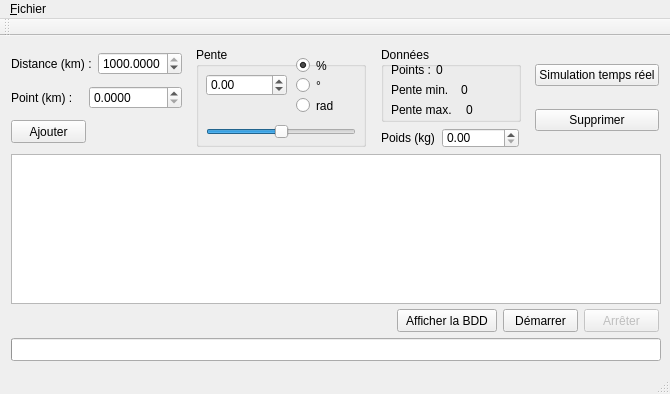
<?xml version="1.0" encoding="UTF-8"?>
<ui version="4.0">
 <class>MainWindow</class>
 <widget class="QMainWindow" name="MainWindow">
  <property name="geometry">
   <rect>
    <x>0</x>
    <y>0</y>
    <width>670</width>
    <height>394</height>
   </rect>
  </property>
  <property name="minimumSize">
   <size>
    <width>670</width>
    <height>394</height>
   </size>
  </property>
  <property name="windowTitle">
   <string>MAJENI - Kart Simulator</string>
  </property>
  <widget class="QWidget" name="centralWidget">
   <layout class="QGridLayout" name="gridLayout">
    <item row="0" column="0">
     <layout class="QHBoxLayout" name="horizontalLayout_4">
      <item>
       <layout class="QVBoxLayout" name="verticalLayout">
        <item>
         <layout class="QHBoxLayout" name="horizontalLayout_2">
          <item>
           <widget class="QLabel" name="distance_label">
            <property name="text">
             <string>Distance (km) :</string>
            </property>
            <property name="buddy">
             <cstring>distance</cstring>
            </property>
           </widget>
          </item>
          <item>
           <widget class="QDoubleSpinBox" name="distance">
            <property name="decimals">
             <number>4</number>
            </property>
            <property name="maximum">
             <double>1000.000000000000000</double>
            </property>
            <property name="value">
             <double>1000.000000000000000</double>
            </property>
           </widget>
          </item>
         </layout>
        </item>
        <item>
         <layout class="QHBoxLayout" name="horizontalLayout_3">
          <item>
           <widget class="QLabel" name="point_label">
            <property name="minimumSize">
             <size>
              <width>72</width>
              <height>0</height>
             </size>
            </property>
            <property name="maximumSize">
             <size>
              <width>72</width>
              <height>16777215</height>
             </size>
            </property>
            <property name="text">
             <string>Point (km) :</string>
            </property>
            <property name="buddy">
             <cstring>point</cstring>
            </property>
           </widget>
          </item>
          <item>
           <widget class="QDoubleSpinBox" name="point">
            <property name="decimals">
             <number>4</number>
            </property>
            <property name="maximum">
             <double>1000.000000000000000</double>
            </property>
            <property name="value">
             <double>0.000000000000000</double>
            </property>
           </widget>
          </item>
         </layout>
        </item>
        <item>
         <widget class="QPushButton" name="add_point">
          <property name="minimumSize">
           <size>
            <width>75</width>
            <height>23</height>
           </size>
          </property>
          <property name="maximumSize">
           <size>
            <width>75</width>
            <height>23</height>
           </size>
          </property>
          <property name="text">
           <string>Ajouter</string>
          </property>
         </widget>
        </item>
       </layout>
      </item>
      <item>
       <spacer name="horizontalSpacer">
        <property name="orientation">
         <enum>Qt::Horizontal</enum>
        </property>
        <property name="sizeHint" stdset="0">
         <size>
          <width>40</width>
          <height>20</height>
         </size>
        </property>
       </spacer>
      </item>
      <item>
       <widget class="QGroupBox" name="groupBox">
        <property name="minimumSize">
         <size>
          <width>170</width>
          <height>100</height>
         </size>
        </property>
        <property name="maximumSize">
         <size>
          <width>170</width>
          <height>100</height>
         </size>
        </property>
        <property name="title">
         <string>Pente</string>
        </property>
        <widget class="QSlider" name="gradient_slide">
         <property name="geometry">
          <rect>
           <x>10</x>
           <y>75</y>
           <width>150</width>
           <height>20</height>
          </rect>
         </property>
         <property name="minimum">
          <number>-1000000</number>
         </property>
         <property name="maximum">
          <number>1000000</number>
         </property>
         <property name="orientation">
          <enum>Qt::Horizontal</enum>
         </property>
         <property name="invertedAppearance">
          <bool>false</bool>
         </property>
         <property name="invertedControls">
          <bool>false</bool>
         </property>
         <property name="tickPosition">
          <enum>QSlider::NoTicks</enum>
         </property>
         <property name="tickInterval">
          <number>10</number>
         </property>
        </widget>
        <widget class="QDoubleSpinBox" name="gradient_spin_box">
         <property name="geometry">
          <rect>
           <x>10</x>
           <y>27</y>
           <width>81</width>
           <height>22</height>
          </rect>
         </property>
         <property name="correctionMode">
          <enum>QAbstractSpinBox::CorrectToNearestValue</enum>
         </property>
         <property name="minimum">
          <double>-10000.000000000000000</double>
         </property>
         <property name="maximum">
          <double>10000.000000000000000</double>
         </property>
         <property name="value">
          <double>0.000000000000000</double>
         </property>
        </widget>
        <widget class="QRadioButton" name="gradient_degrees">
         <property name="geometry">
          <rect>
           <x>100</x>
           <y>30</y>
           <width>41</width>
           <height>17</height>
          </rect>
         </property>
         <property name="text">
          <string>°</string>
         </property>
         <property name="checked">
          <bool>false</bool>
         </property>
        </widget>
        <widget class="QRadioButton" name="gradient_radian">
         <property name="geometry">
          <rect>
           <x>100</x>
           <y>50</y>
           <width>41</width>
           <height>17</height>
          </rect>
         </property>
         <property name="text">
          <string>rad</string>
         </property>
         <property name="checked">
          <bool>false</bool>
         </property>
        </widget>
        <widget class="QRadioButton" name="gradient_pourcent">
         <property name="geometry">
          <rect>
           <x>100</x>
           <y>10</y>
           <width>41</width>
           <height>17</height>
          </rect>
         </property>
         <property name="text">
          <string>%</string>
         </property>
         <property name="checked">
          <bool>true</bool>
         </property>
        </widget>
       </widget>
      </item>
      <item>
       <spacer name="horizontalSpacer_2">
        <property name="orientation">
         <enum>Qt::Horizontal</enum>
        </property>
        <property name="sizeHint" stdset="0">
         <size>
          <width>40</width>
          <height>20</height>
         </size>
        </property>
       </spacer>
      </item>
      <item>
       <layout class="QVBoxLayout" name="verticalLayout_3">
        <item>
         <widget class="QGroupBox" name="groupBox_3">
          <property name="sizePolicy">
           <sizepolicy hsizetype="Expanding" vsizetype="Preferred">
            <horstretch>0</horstretch>
            <verstretch>0</verstretch>
           </sizepolicy>
          </property>
          <property name="minimumSize">
           <size>
            <width>140</width>
            <height>75</height>
           </size>
          </property>
          <property name="maximumSize">
           <size>
            <width>140</width>
            <height>75</height>
           </size>
          </property>
          <property name="title">
           <string>Données</string>
          </property>
          <widget class="QLabel" name="points_label">
           <property name="geometry">
            <rect>
             <x>10</x>
             <y>15</y>
             <width>41</width>
             <height>16</height>
            </rect>
           </property>
           <property name="text">
            <string>Points :</string>
           </property>
          </widget>
          <widget class="QLabel" name="points">
           <property name="geometry">
            <rect>
             <x>55</x>
             <y>15</y>
             <width>81</width>
             <height>16</height>
            </rect>
           </property>
           <property name="text">
            <string>0</string>
           </property>
          </widget>
          <widget class="QLabel" name="gradient_min_label">
           <property name="geometry">
            <rect>
             <x>10</x>
             <y>35</y>
             <width>61</width>
             <height>16</height>
            </rect>
           </property>
           <property name="text">
            <string>Pente min. :</string>
           </property>
          </widget>
          <widget class="QLabel" name="gradient_max_label">
           <property name="geometry">
            <rect>
             <x>10</x>
             <y>55</y>
             <width>61</width>
             <height>16</height>
            </rect>
           </property>
           <property name="text">
            <string>Pente max. :</string>
           </property>
          </widget>
          <widget class="QLabel" name="gradient_min">
           <property name="geometry">
            <rect>
             <x>80</x>
             <y>35</y>
             <width>41</width>
             <height>16</height>
            </rect>
           </property>
           <property name="text">
            <string>0</string>
           </property>
          </widget>
          <widget class="QLabel" name="gradient_max">
           <property name="geometry">
            <rect>
             <x>85</x>
             <y>55</y>
             <width>41</width>
             <height>16</height>
            </rect>
           </property>
           <property name="text">
            <string>0</string>
           </property>
          </widget>
         </widget>
        </item>
        <item>
         <layout class="QHBoxLayout" name="horizontalLayout">
          <item>
           <widget class="QLabel" name="weight">
            <property name="minimumSize">
             <size>
              <width>55</width>
              <height>20</height>
             </size>
            </property>
            <property name="maximumSize">
             <size>
              <width>55</width>
              <height>20</height>
             </size>
            </property>
            <property name="text">
             <string>Poids (kg) :</string>
            </property>
            <property name="buddy">
             <cstring>weight_value</cstring>
            </property>
           </widget>
          </item>
          <item>
           <widget class="QDoubleSpinBox" name="weight_value">
            <property name="minimumSize">
             <size>
              <width>77</width>
              <height>20</height>
             </size>
            </property>
            <property name="maximumSize">
             <size>
              <width>77</width>
              <height>20</height>
             </size>
            </property>
            <property name="maximum">
             <double>150000.000000000000000</double>
            </property>
            <property name="value">
             <double>0.000000000000000</double>
            </property>
           </widget>
          </item>
         </layout>
        </item>
       </layout>
      </item>
      <item>
       <spacer name="horizontalSpacer_3">
        <property name="orientation">
         <enum>Qt::Horizontal</enum>
        </property>
        <property name="sizeHint" stdset="0">
         <size>
          <width>40</width>
          <height>20</height>
         </size>
        </property>
       </spacer>
      </item>
      <item>
       <layout class="QVBoxLayout" name="verticalLayout_2">
        <item>
         <widget class="QPushButton" name="simulation">
          <property name="text">
           <string>Simulation temps réel</string>
          </property>
         </widget>
        </item>
        <item>
         <widget class="QPushButton" name="erase_point">
          <property name="text">
           <string>Supprimer</string>
          </property>
         </widget>
        </item>
       </layout>
      </item>
     </layout>
    </item>
    <item row="1" column="0">
     <widget class="QTableWidget" name="measures">
      <property name="minimumSize">
       <size>
        <width>650</width>
        <height>150</height>
       </size>
      </property>
      <property name="alternatingRowColors">
       <bool>false</bool>
      </property>
      <property name="selectionMode">
       <enum>QAbstractItemView::MultiSelection</enum>
      </property>
      <property name="columnCount">
       <number>0</number>
      </property>
     </widget>
    </item>
    <item row="2" column="0">
     <layout class="QHBoxLayout" name="horizontalLayout_5">
      <item>
       <widget class="QLabel" name="progressLabel">
        <property name="minimumSize">
         <size>
          <width>360</width>
          <height>20</height>
         </size>
        </property>
        <property name="maximumSize">
         <size>
          <width>16777215</width>
          <height>20</height>
         </size>
        </property>
        <property name="frameShape">
         <enum>QFrame::NoFrame</enum>
        </property>
        <property name="text">
         <string/>
        </property>
       </widget>
      </item>
      <item>
       <spacer name="horizontalSpacer_4">
        <property name="orientation">
         <enum>Qt::Horizontal</enum>
        </property>
        <property name="sizeHint" stdset="0">
         <size>
          <width>40</width>
          <height>20</height>
         </size>
        </property>
       </spacer>
      </item>
      <item>
       <widget class="QPushButton" name="show_bdd_button">
        <property name="minimumSize">
         <size>
          <width>100</width>
          <height>23</height>
         </size>
        </property>
        <property name="maximumSize">
         <size>
          <width>100</width>
          <height>23</height>
         </size>
        </property>
        <property name="text">
         <string>Afficher la BDD</string>
        </property>
       </widget>
      </item>
      <item>
       <widget class="QPushButton" name="start_measures">
        <property name="minimumSize">
         <size>
          <width>75</width>
          <height>23</height>
         </size>
        </property>
        <property name="maximumSize">
         <size>
          <width>75</width>
          <height>23</height>
         </size>
        </property>
        <property name="text">
         <string>Démarrer</string>
        </property>
       </widget>
      </item>
      <item>
       <widget class="QPushButton" name="stop_measures">
        <property name="enabled">
         <bool>false</bool>
        </property>
        <property name="minimumSize">
         <size>
          <width>75</width>
          <height>23</height>
         </size>
        </property>
        <property name="maximumSize">
         <size>
          <width>75</width>
          <height>23</height>
         </size>
        </property>
        <property name="text">
         <string>Arrêter</string>
        </property>
       </widget>
      </item>
     </layout>
    </item>
    <item row="3" column="0">
     <widget class="QProgressBar" name="progressBar">
      <property name="minimumSize">
       <size>
        <width>650</width>
        <height>23</height>
       </size>
      </property>
      <property name="maximumSize">
       <size>
        <width>16777215</width>
        <height>23</height>
       </size>
      </property>
      <property name="value">
       <number>0</number>
      </property>
      <property name="textVisible">
       <bool>false</bool>
      </property>
      <property name="orientation">
       <enum>Qt::Horizontal</enum>
      </property>
      <property name="invertedAppearance">
       <bool>false</bool>
      </property>
     </widget>
    </item>
   </layout>
   <zorder>layoutWidget</zorder>
   <zorder>show_bdd_button</zorder>
   <zorder>groupBox</zorder>
   <zorder>measures</zorder>
   <zorder>progressBar</zorder>
   <zorder>progressLabel</zorder>
   <zorder>stop_measures</zorder>
   <zorder>start_measures</zorder>
   <zorder>groupBox_3</zorder>
   <zorder>layoutWidget</zorder>
   <zorder>simulation</zorder>
   <zorder>erase_point</zorder>
  </widget>
  <widget class="QMenuBar" name="menuBar">
   <property name="geometry">
    <rect>
     <x>0</x>
     <y>0</y>
     <width>670</width>
     <height>21</height>
    </rect>
   </property>
   <widget class="QMenu" name="menuFichier">
    <property name="title">
     <string>&amp;Fichier</string>
    </property>
    <widget class="QMenu" name="new_data">
     <property name="title">
      <string>Nouveau</string>
     </property>
     <addaction name="new_custom_data"/>
    </widget>
    <addaction name="new_data"/>
    <addaction name="separator"/>
    <addaction name="save"/>
    <addaction name="save_as"/>
    <addaction name="save_bdd"/>
    <addaction name="separator"/>
    <addaction name="quit"/>
   </widget>
   <addaction name="menuFichier"/>
  </widget>
  <widget class="QToolBar" name="mainToolBar">
   <attribute name="toolBarArea">
    <enum>TopToolBarArea</enum>
   </attribute>
   <attribute name="toolBarBreak">
    <bool>false</bool>
   </attribute>
  </widget>
  <widget class="QStatusBar" name="statusBar"/>
  <action name="save_as">
   <property name="text">
    <string>Enregistrer sous...</string>
   </property>
   <property name="shortcut">
    <string>Ctrl+Shift+S</string>
   </property>
  </action>
  <action name="save_bdd">
   <property name="text">
    <string>Afficher la Base de Données</string>
   </property>
  </action>
  <action name="quit">
   <property name="text">
    <string>Quitter...</string>
   </property>
  </action>
  <action name="new_custom_data">
   <property name="text">
    <string>Configuration personnalisé</string>
   </property>
  </action>
  <action name="save">
   <property name="text">
    <string>Enregistrer...</string>
   </property>
   <property name="shortcut">
    <string>Ctrl+S</string>
   </property>
  </action>
 </widget>
 <layoutdefault spacing="6" margin="11"/>
 <resources/>
 <connections>
  <connection>
   <sender>quit</sender>
   <signal>triggered()</signal>
   <receiver>MainWindow</receiver>
   <slot>close()</slot>
   <hints>
    <hint type="sourcelabel">
     <x>-1</x>
     <y>-1</y>
    </hint>
    <hint type="destinationlabel">
     <x>199</x>
     <y>149</y>
    </hint>
   </hints>
  </connection>
 </connections>
</ui>
